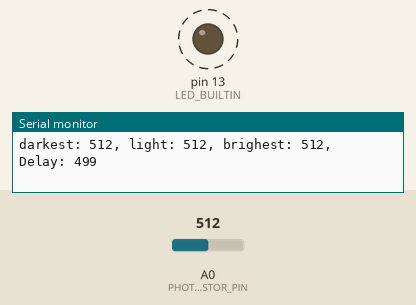
The sketch below on a simulated Arduino Uno, built with avr-gcc and run on an emulated ATmega328P. Shown: output pins drawn as LEDs (lit = HIGH), the last lines printed to the serial monitor. Dashed ring = blinking. Inputs (shaded band) come from the test bench; at power-on: A0 (PHOTORESISTOR_PIN) = 512.

Above: at 1.7 s.
1.8 s: A0 (PHOTORESISTOR_PIN) set to 521
At 2.9 s:
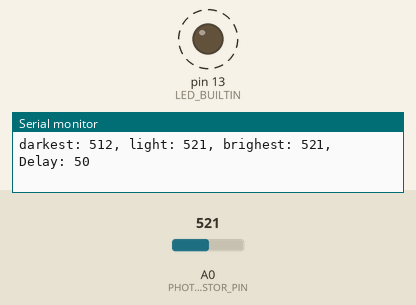
5.3 s: A0 (PHOTORESISTOR_PIN) set to 511
At 5.7 s:
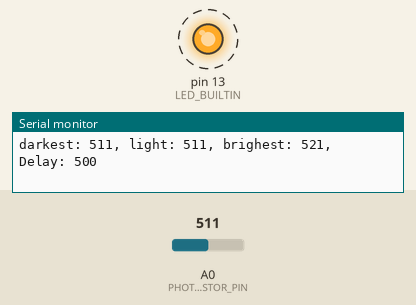
Timing chart, 0 to 14.8 s (numbered marks = the images above; inputs shaded):
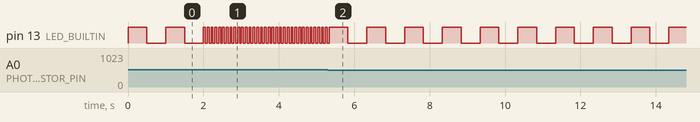

The sketch:

fix-battery.ino
```cpp
/*
 * Using the arduino cli to monitor:
 * : arduino-cli monitor -p /dev/tty.usbserial-1421130
 */
#include "Arduino.h"

const byte PHOTORESISTOR_PIN = A0;

const unsigned int MIN_DELAY = 50;   // 50 ms shortest blink delay
const unsigned int MAX_DELAY = 500;  // 500 ms longest blink delay

void setup() {
  pinMode(LED_BUILTIN, OUTPUT);
  pinMode(PHOTORESISTOR_PIN, INPUT);

  Serial.begin(9600);
}

void loop() {
  unsigned int light_value = analogRead(PHOTORESISTOR_PIN);

  static unsigned int darkest_light = light_value;
  static unsigned int brightest_light = light_value;

  darkest_light = min(darkest_light, light_value);
  brightest_light = max(brightest_light, light_value);

  unsigned int delay_value = map(light_value, darkest_light, brightest_light, MAX_DELAY, MIN_DELAY);

  Serial.print("darkest: ");
  Serial.print(darkest_light);
  Serial.print(", light: ");
  Serial.print(light_value);
  Serial.print(", brighest: ");
  Serial.print(brightest_light);
  Serial.print(", Delay: ");
  Serial.println(delay_value);

  digitalWrite(LED_BUILTIN, HIGH);
  delay(delay_value);
  digitalWrite(LED_BUILTIN, LOW);
  delay(delay_value);
}
```

Measured:
- the behaviour switches between 512 and 513 on A0 (PHOTORESISTOR_PIN) (found by bisection; images 0 and 1)
- after the input at 1.8 s, pin 13 (LED_BUILTIN): alternates HIGH for 0.05 s and LOW for 0.05 s, starting after 0.25 s
- after the input at 5.3 s, pin 13 (LED_BUILTIN): alternates HIGH for 0.50 s and LOW for 0.50 s, starting after 0.53 s
- by itself, pin 13 (LED_BUILTIN): alternates HIGH for 0.50 s and LOW for 0.50 s
